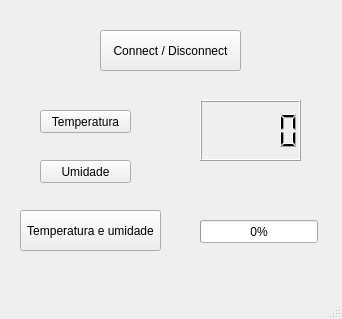
<?xml version="1.0" encoding="UTF-8"?>
<ui version="4.0">
 <class>MainWindow</class>
 <widget class="QMainWindow" name="MainWindow">
  <property name="geometry">
   <rect>
    <x>0</x>
    <y>0</y>
    <width>342</width>
    <height>319</height>
   </rect>
  </property>
  <property name="windowTitle">
   <string>MainWindow</string>
  </property>
  <widget class="QWidget" name="centralwidget">
   <widget class="QPushButton" name="connButton">
    <property name="geometry">
     <rect>
      <x>100</x>
      <y>30</y>
      <width>141</width>
      <height>41</height>
     </rect>
    </property>
    <property name="text">
     <string>Connect / Disconnect</string>
    </property>
   </widget>
   <widget class="QPushButton" name="tempButton">
    <property name="geometry">
     <rect>
      <x>40</x>
      <y>110</y>
      <width>91</width>
      <height>23</height>
     </rect>
    </property>
    <property name="text">
     <string>Temperatura</string>
    </property>
   </widget>
   <widget class="QLCDNumber" name="tempDisp">
    <property name="geometry">
     <rect>
      <x>200</x>
      <y>100</y>
      <width>101</width>
      <height>61</height>
     </rect>
    </property>
   </widget>
   <widget class="QProgressBar" name="umidDisp">
    <property name="geometry">
     <rect>
      <x>200</x>
      <y>220</y>
      <width>118</width>
      <height>23</height>
     </rect>
    </property>
    <property name="value">
     <number>0</number>
    </property>
   </widget>
   <widget class="QPushButton" name="umidButton">
    <property name="geometry">
     <rect>
      <x>40</x>
      <y>160</y>
      <width>91</width>
      <height>23</height>
     </rect>
    </property>
    <property name="text">
     <string>Umidade</string>
    </property>
   </widget>
   <widget class="QPushButton" name="tempUmidButton">
    <property name="geometry">
     <rect>
      <x>20</x>
      <y>210</y>
      <width>141</width>
      <height>41</height>
     </rect>
    </property>
    <property name="text">
     <string>Temperatura e umidade</string>
    </property>
   </widget>
  </widget>
  <widget class="QMenuBar" name="menubar">
   <property name="geometry">
    <rect>
     <x>0</x>
     <y>0</y>
     <width>342</width>
     <height>21</height>
    </rect>
   </property>
  </widget>
  <widget class="QStatusBar" name="statusbar"/>
 </widget>
 <resources/>
 <connections/>
</ui>
